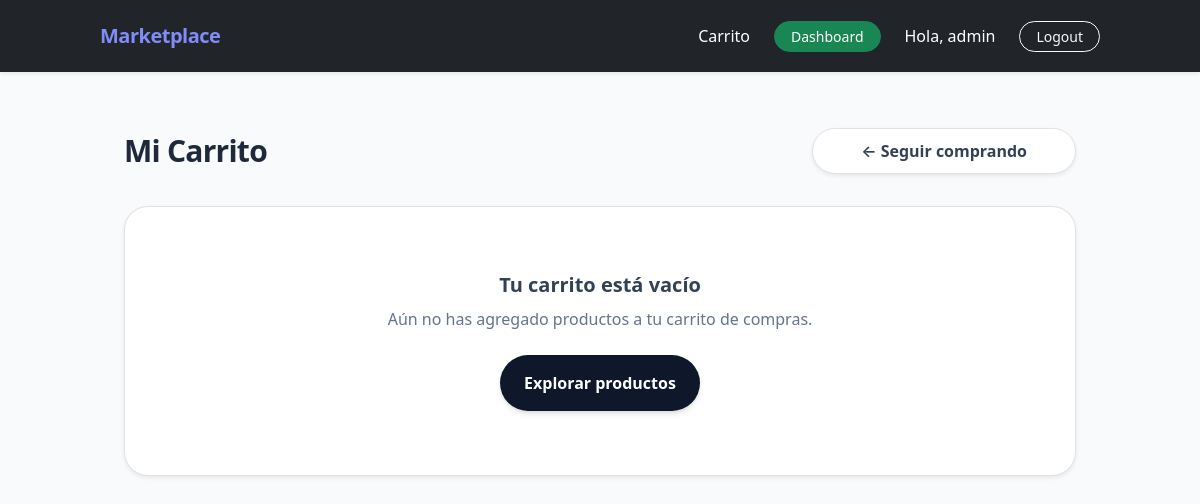
/cart/ (signed in), run on an earlier commit of the app's database.
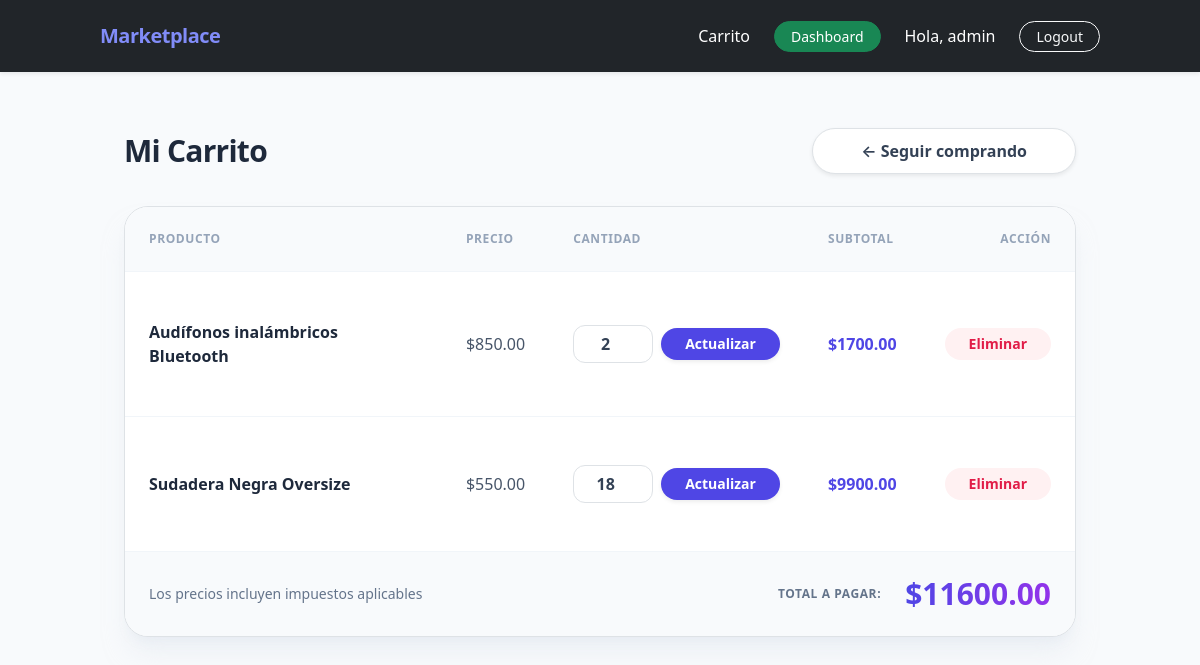
And on a later commit of the database.
### store/models.py (models this page shows, shortened)
class CartItem(models.Model):
    id = models.UUIDField(primary_key=True, default=uuid.uuid4, editable=False)
    cart = models.ForeignKey(Cart, on_delete=models.CASCADE)
    product = models.ForeignKey(Product, on_delete=models.CASCADE)
    quantity = models.PositiveIntegerField(default=1)
    class Meta:
        unique_together = ('cart', 'product')
    @property
    def subtotal(self):
        return self.product.price * self.quantity

class Product(models.Model):
    id = models.UUIDField(primary_key=True, default=uuid.uuid4, editable=False)
    name = models.CharField(max_length=150)
    description = models.TextField()
    image = models.ImageField(upload_to='upload/', blank=True, null=True)
    price = models.DecimalField(max_digits=10, decimal_places=2)
    stock = models.PositiveIntegerField(default=0)
    owner = models.ForeignKey(
        User,
        on_delete=models.CASCADE,
        related_name='products'
    )  # 1:N
    categories = models.ManyToManyField(
        Category,
        related_name='products'
    )  # N:M
    created_at = models.DateTimeField(auto_now_add=True)

### store/views.py (the view)
# urls.py: path('cart/', views.cart_detail, name='cart_detail'),
@login_required
def cart_detail(request):
    cart, created = Cart.objects.get_or_create(user=request.user)
    return render(request, 'store/cart_detail.html', {
        'cart': cart
    })

### store/models.py (called while the page is built)
    @property
    def total(self):
        return sum(item.subtotal for item in self.cartitem_set.all())

### store/templates/store/cart_detail.html (shortened to what the changed rows need)
{% extends 'store/base.html' %}
{% block content %}
<div class="max-w-5xl mx-auto py-8 px-4">
    <div class="flex items-center justify-between mb-8">
        <h2 class="text-3xl font-extrabold text-slate-800 tracking-tight">Mi Carrito</h2>
    </div>
    {% if cart.cartitem_set.all %}
    <div class="bg-white rounded-3xl shadow-xl shadow-slate-200/50 border border-slate-100 overflow-hidden">
        <div class="overflow-x-auto">
            <table class="w-full text-left border-collapse">
                <thead>
                    <tr class="bg-slate-50 border-b border-slate-100 text-xs font-bold uppercase tracking-wider text-slate-400">
                        <th class="py-4 px-6">Producto</th>
                        <th class="py-4 px-6">Precio</th>
                        <th class="py-4 px-6">Cantidad</th>
                        <th class="py-4 px-6">Subtotal</th>
                        <th class="py-4 px-6 text-right">Acción</th>
                    </tr>
                </thead>
                <tbody class="divide-y divide-slate-100">
                    {% for item in cart.cartitem_set.all %}
                    <tr class="hover:bg-slate-50/60 transition-colors">
                        <td class="py-5 px-6 font-bold text-slate-800">
                            {{ item.product.name }}
                        </td>
                        <td class="py-5 px-6 text-slate-600 font-medium">
                            ${{ item.product.price }}
                        </td>
                        <td class="py-5 px-6">
                            <form method="POST" action="{% url 'update_cart_item' item.id %}" class="flex items-center gap-2">
                                <input type="number"
                                       name="quantity"
                                       value="{{ item.quantity }}"
                                       min="1"
                                       class="w-20 px-3 py-1.5 border border-slate-200 rounded-xl text-center font-semibold text-slate-700 focus:outline-none focus:border-indigo-500">
                                <button type="submit" class="px-4 py-1.5 bg-indigo-600 hover:bg-indigo-700 text-white text-sm font-semibold rounded-full shadow-sm transition-colors">
                                    Actualizar
                                </button>
                            </form>
                        </td>
                        <td class="py-5 px-6 font-extrabold text-indigo-600">
                            ${{ item.subtotal }}
                        </td>
                        <td class="py-5 px-6 text-right">
                            <a href="{% url 'remove_from_cart' item.id %}" class="inline-block px-4 py-1.5 bg-rose-50 hover:bg-rose-100 text-rose-600 text-sm font-semibold rounded-full transition-colors">
                                Eliminar
                            </a>
                        </td>
                    </tr>
                    {% endfor %}
                </tbody>
            </table>
        </div>
        <div class="bg-slate-50 px-6 py-6 border-t border-slate-100 flex flex-col sm:flex-row items-center justify-between gap-4">
            <span class="text-sm text-slate-500">Los precios incluyen impuestos aplicables</span>
            <div class="flex items-center gap-4">
                <span class="text-slate-500 font-semibold uppercase text-xs tracking-wider">Total a pagar:</span>
                <span class="text-3xl font-extrabold text-transparent bg-clip-text bg-gradient-to-r from-indigo-600 to-purple-600">
                </span>
            </div>
        </div>
    </div>
    {% else %}
    <div class="bg-white rounded-3xl shadow-sm border border-dashed border-slate-300 p-16 text-center">
        <h3 class="text-xl font-bold text-slate-700 mb-2">Tu carrito está vacío</h3>
        <p class="text-slate-500 mb-6">Aún no has agregado productos a tu carrito de compras.</p>
        <a href="{% url 'home' %}" class="inline-block px-6 py-3 bg-slate-900 hover:bg-slate-800 text-white font-semibold rounded-full shadow-md transition-colors">
            Explorar productos
        </a>
    </div>
    {% endif %}
</div>
{% endblock %}

What changed in the data, as far as the page shows it:
added CartItem: product.name "Audífonos inalámbricos Bluetooth", product.price "850.00", quantity "2", subtotal "1700.00"
added CartItem: product.name "Sudadera Negra Oversize", product.price "550.00", quantity "18", subtotal "9900.00"
Also different on the page:
text no longer shown: "Tu carrito está vacío Aún no has agregado productos a tu carrito de compras. Explorar productos"
text now shown: "PRODUCTO PRECIO CANTIDAD SUBTOTAL ACCIÓN Los precios incluyen impuestos aplicables TOTAL A PAGAR:"
